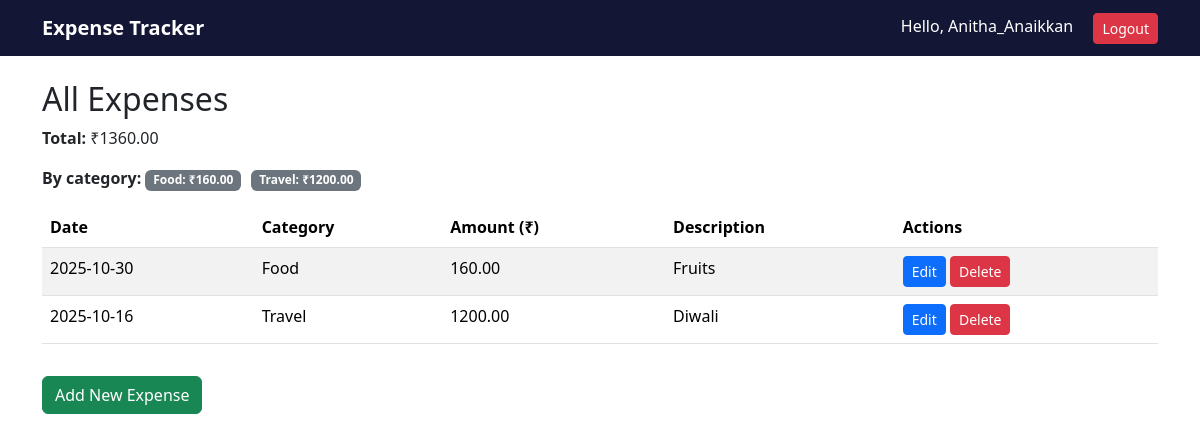
Screenshot of / (signed in) with the database file from the repository.
### models.py (models this page shows, shortened)
class Expense(db.Model):
    id = db.Column(db.Integer, primary_key=True)
    date = db.Column(db.Date, nullable=False, default=date.today)
    category = db.Column(db.String(100), nullable=False)
    amount = db.Column(db.Float, nullable=False)
    description = db.Column(db.String(255))
    user_id = db.Column(db.Integer, db.ForeignKey('user.id'))  # Link to user

### app.py (the view)
@app.route('/')
def index():
    if 'user_id' not in session:
        return redirect(url_for('login'))
    user_id = session['user_id']
    expenses = Expense.query.filter_by(user_id=user_id).order_by(Expense.date.desc()).all()
    total = sum(e.amount for e in expenses)
    categories = {}
    for e in expenses:
        categories.setdefault(e.category, 0)
        categories[e.category] += e.amount
    return render_template('index.html', expenses=expenses, total=total, categories=categories)

### templates/index.html
{% extends 'base.html' %}
{% block content %}
<h2>All Expenses</h2>
<div class="summary">
  <p><strong>Total:</strong> ₹{{ '{:.2f}'.format(total) }}</p>
  <p><strong>By category:</strong>
  {% for cat, amt in categories.items() %}
    <span class="badge bg-secondary">{{ cat }}: ₹{{ '{:.2f}'.format(amt) }}</span>
  {% endfor %}
  </p>
</div>
<table class="table table-striped">
  <thead>
    <tr>
      <th>Date</th>
      <th>Category</th>
      <th>Amount (₹)</th>
      <th>Description</th>
      <th>Actions</th>
    </tr>
  </thead>
  <tbody>
    {% for e in expenses %}
    <tr>
      <td>{{ e.date.strftime('%Y-%m-%d') }}</td>
      <td>{{ e.category }}</td>
      <td>{{ '{:.2f}'.format(e.amount) }}</td>
      <td>{{ e.description }}</td>
      <td>
        <a class="btn btn-sm btn-primary" href="{{ url_for('edit_expense', expense_id=e.id) }}">Edit</a>
        <form method="post" action="{{ url_for('delete_expense', expense_id=e.id) }}" style="display:inline">
          <button class="btn btn-sm btn-danger" type="submit" onclick="return confirm('Delete this expense?')">Delete</button>
        </form>
      </td>
    </tr>
    {% endfor %}
  </tbody>
</table>
<a href="{{ url_for('add_expense') }}" class="btn btn-success mt-3">Add New Expense</a>
{% endblock %}

### templates/base.html (shortened to what this page needs)
<!doctype html>
<html lang="en">
<head>
  <link rel="stylesheet" href="{{ url_for('static', filename='css/style.css') }}">
  <link href="https://cdn.jsdelivr.net/npm/bootstrap@5.3.2/dist/css/bootstrap.min.css" rel="stylesheet">
</head>
<body>
  <nav class="navbar navbar-expand-lg" style="background-color: #131735;">
    <div class="container">
      <a class="navbar-brand text-white" href="{{ url_for('index') }}">Expense Tracker</a>
      <div class="ms-auto">
        {% if session.get('user_id') %}
          <span class="text-white me-3">Hello, {{ session['username'] }}</span>
          <a href="{{ url_for('logout') }}" class="btn btn-danger btn-sm">Logout</a>
        {% else %}
          <a href="{{ url_for('login') }}" class="btn btn-light btn-sm">Login</a>
          <a href="{{ url_for('signup') }}" class="btn btn-outline-light btn-sm ms-2">Sign Up</a>
        {% endif %}
      </div>
    </div>
  </nav>
  <div class="container mt-4">
    {% block content %}{% endblock %}
  </div>
</body>
</html>

### static/css/style.css (style rules this page uses)
body { font-family: system-ui, -apple-system, 'Segoe UI', Roboto, 'Helvetica Neue', Arial; background: #f7f9fb; }
.navbar { background: #131735; color: white; padding: 0.8rem 0; }
.navbar .navbar-brand { color: white; font-weight: 700; font-size: 1.25rem; }
.container { max-width: 900px; }
.summary { margin-bottom: 1rem; }
.badge { margin-right: 6px; background: #6c757d; color: white; padding: 0.4rem 0.6rem; border-radius: 0.3rem; }

### rows the page displays
Expense: category "Food", amount "160.00", date "2025-10-30", description "Fruits"
Expense: category "Travel", amount "1200.00", date "2025-10-16", description "Diwali"

### other values shown
{{ session['username'] }} "Anitha_Anaikkan"
{{ '{:.2f}'.format(total) }} "1360.00"
